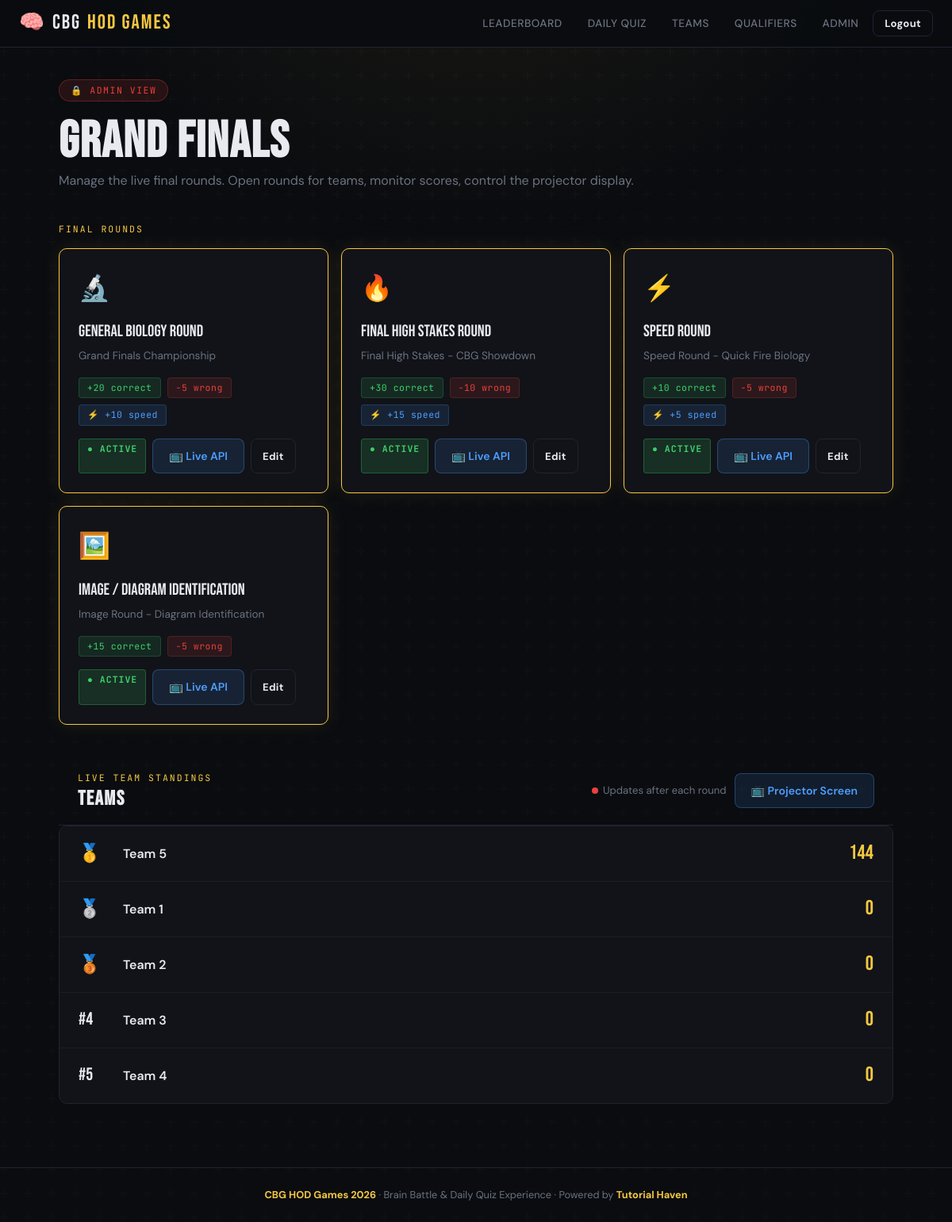
Page /finals/ (signed in) on the earlier database version.
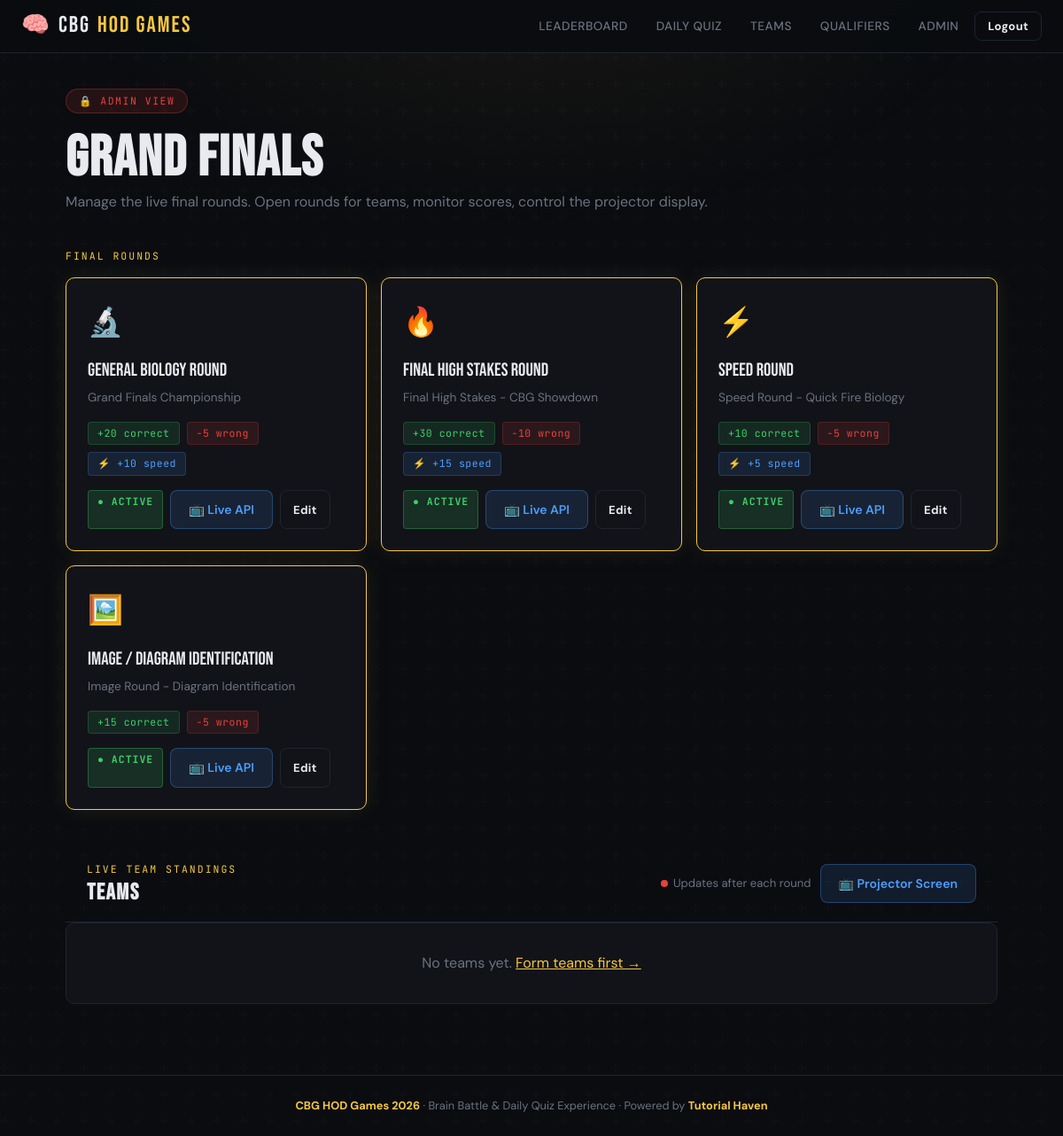
Same page on the later database version.
### main/models.py (models this page shows, shortened)
class Quiz(models.Model):
    QUIZ_TYPES = [
        ('qualifier', 'Level Qualifier'),
        ('daily', 'Daily Life Quiz'),
        ('final', 'Grand Finals'),
    ]
    ROUND_TYPES = [
        ('general', 'General Biology Round'),
        ('department', 'CBG Department Trivia'),
        ('speed', 'Speed Round'),
        ('image', 'Image / Diagram Identification'),
        ('final_high', 'Final High Stakes Round'),
        ('standard', 'Standard'),   # for qualifiers and daily
    ]
    title = models.CharField(max_length=200)
    quiz_type = models.CharField(max_length=20, choices=QUIZ_TYPES)
    round_type = models.CharField(max_length=20, choices=ROUND_TYPES, default='standard')
    level = models.CharField(max_length=10, blank=True, null=True,
                             help_text="Set only for qualifier quizzes")
    date = models.DateField(blank=True, null=True,
                            help_text="Set for daily quizzes")
    day_label = models.CharField(max_length=100, blank=True,
                                 help_text="E.g. 'Football Day ⚽' — shown on the quiz page")
    is_active = models.BooleanField(default=True)
    time_limit = models.IntegerField(default=30, help_text="Seconds per question")
    total_questions = models.IntegerField(default=10)
    points_correct = models.IntegerField(default=10)
    points_wrong = models.IntegerField(default=0,
                                       help_text="Use negative value e.g. -5 for buzzer penalty")
    speed_bonus_enabled = models.BooleanField(default=False,
                                              help_text="Enable for Speed Round")
    speed_bonus_max = models.IntegerField(default=5,
                                         help_text="Max extra points for fastest answer")
    is_live_mode = models.BooleanField(default=False, help_text="Enable Host-controlled Live Stage mode")
    current_question = models.ForeignKey('Question', on_delete=models.SET_NULL, null=True, blank=True, related_name='active_in_quizzes')
    current_question_start_time = models.DateTimeField(null=True, blank=True)
    LIVE_STATUS_CHOICES = [
        ('waiting', 'Waiting to Start'),
        ('question_active', 'Question Active (Accepting Answers)'),
        ('answer_revealed', 'Answer Revealed'),
        ('leaderboard', 'Showing Leaderboard'),
        ('finished', 'Quiz Finished')
    ]
    live_status = models.CharField(max_length=20, choices=LIVE_STATUS_CHOICES, default='waiting')
    created_at = models.DateTimeField(auto_now_add=True)
    class Meta:
        ordering = ['-date', '-created_at']

class Team(models.Model):
    name = models.CharField(max_length=50)
    color = models.CharField(max_length=20, blank=True,
                             help_text="Optional team color for display e.g. #FF5733")
    total_score = models.IntegerField(default=0,
                                      help_text="Updated live during finals")
    created_at = models.DateTimeField(auto_now_add=True)

### main/views.py (the view)
# urls.py: path('finals/', views.finals, name='finals'),
def finals(request):
    if not request.user.is_staff:
        messages.error(request, 'Finals management is admin-only.')
        return redirect('home')
    final_quizzes = Quiz.objects.filter(quiz_type='final').order_by('created_at')
    teams = Team.objects.order_by('-total_score')
    return render(request, 'finals.html', {
        'final_quizzes': final_quizzes,
        'teams': teams,
    })

### templates/finals.html (shortened to what this page needs)
{% extends "base.html" %}
{% block content %}
<div class="finals-header fade-up">
  <div class="admin-badge" style="display:inline-flex;align-items:center;gap:6px;background:rgba(232,66,58,0.12);border:1px solid rgba(232,66,58,0.3);color:var(--red);border-radius:99px;padding:4px 14px;font-size:0.72rem;font-family:var(--font-mono);letter-spacing:1.5px;text-transform:uppercase;margin-bottom:16px;">
    🔒 Admin View
  </div>
  <h1>GRAND FINALS</h1>
  <p style="color:var(--muted);">Manage the live final rounds. Open rounds for teams, monitor scores, control the projector display.</p>
</div>
<div class="label fade-up-2" style="margin-bottom:14px;">Final Rounds</div>
<div class="round-grid fade-up-2">
  {% for quiz in final_quizzes %}
  <div class="round-card {% if quiz.is_active %}active-round{% endif %}">
    <div class="round-icon">
      {% if quiz.round_type == 'general' %}🔬
      {% elif quiz.round_type == 'department' %}🏛️
      {% elif quiz.round_type == 'speed' %}⚡
      {% elif quiz.round_type == 'image' %}🖼️
      {% elif quiz.round_type == 'final_high' %}🔥
      {% else %}📝{% endif %}
    </div>
    <div class="round-title">{{ quiz.get_round_type_display }}</div>
    <div class="round-desc">{{ quiz.title }}</div>
    <div class="round-scoring">
      <span class="score-pill score-correct">+{{ quiz.points_correct }} correct</span>
      {% if quiz.points_wrong != 0 %}
        <span class="score-pill score-wrong">{{ quiz.points_wrong }} wrong</span>
      {% endif %}
      {% if quiz.speed_bonus_enabled %}
        <span class="score-pill score-bonus">⚡ +{{ quiz.speed_bonus_max }} speed</span>
      {% endif %}
    </div>
    <div style="display:flex;gap:8px;flex-wrap:wrap;">
      {% if quiz.is_active %}
        <span class="badge badge-green">● Active</span>
        <a href="{% url 'live_leaderboard_api' quiz.id %}" target="_blank" class="projector-btn">
          📺 Live API
        </a>
      {% else %}
        <span class="badge badge-red">Inactive</span>
      {% endif %}
      <a href="/admin/quiz/quiz/{{ quiz.id }}/change/" class="btn btn-outline" style="padding:6px 14px;font-size:0.82rem;">Edit</a>
    </div>
  </div>
  {% empty %}
  <div class="card" style="grid-column:1/-1;text-align:center;padding:48px;color:var(--muted);">
    <p>No final round quizzes created yet.<br>
    <a href="/admin/quiz/quiz/add/" style="color:var(--gold);">Create them in the Django admin →</a></p>
  </div>
  {% endfor %}
</div>
<div class="fade-up-3">
  <div class="standings-header">
    <div>
      <div class="label" style="margin-bottom:4px;">Live Team Standings</div>
      <h2 style="font-size:1.6rem;">TEAMS</h2>
    </div>
    <div style="display:flex;gap:10px;align-items:center;">
      <span style="font-size:0.82rem;color:var(--muted);">
        <span class="live-dot"></span>Updates after each round
      </span>
      <a href="{% url 'live_display' %}" target="_blank" class="projector-btn">
        📺 Projector Screen
      </a>
    </div>
  </div>
  <div class="team-standings">
    {% for team in teams %}
    <div class="standings-row">
      <div class="standings-pos rank-{{ forloop.counter }}">
        {% if forloop.counter == 1 %}🥇{% elif forloop.counter == 2 %}🥈{% elif forloop.counter == 3 %}🥉{% else %}#{{ forloop.counter }}{% endif %}
      </div>
      <div class="standings-name">{{ team.name }}</div>
      <div class="standings-score">{{ team.total_score }}</div>
    </div>
    {% empty %}
    <div style="padding:32px;text-align:center;color:var(--muted);">
      No teams yet. <a href="{% url 'team_formation' %}" style="color:var(--gold);">Form teams first →</a>
    </div>
    {% endfor %}
  </div>
</div>
{% endblock %}

Differences in the rows shown:
removed Team: name "Team 5", total_score "144"
removed Team: name "Team 1", total_score "0"
removed Team: name "Team 2", total_score "0"
removed Team: name "Team 3", total_score "0"
removed Team: name "Team 4", total_score "0"
Other differences:
text now shown: "No teams yet. Form teams first →"
